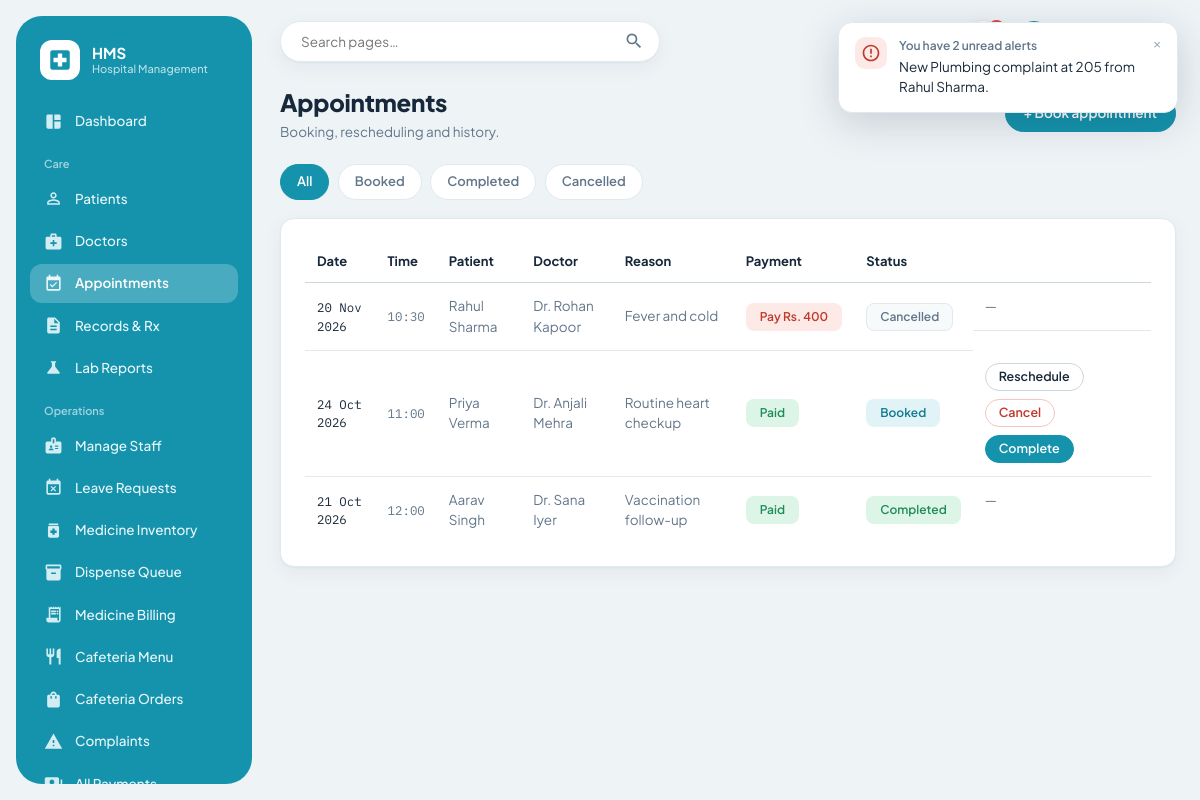
/appointments/ (signed in), run on the app's committed database.
### models.py (models this page shows, shortened)
class User(db.Model):
    __tablename__ = "users"
    id = db.Column(db.Integer, primary_key=True)
    name = db.Column(db.String(120), nullable=False)
    email = db.Column(db.String(160), unique=True, nullable=False)
    password_hash = db.Column(db.String(255), nullable=False)
    role = db.Column(db.String(20), nullable=False)  # patient / doctor / admin / pharmacy
    phone = db.Column(db.String(20))
    created_at = db.Column(db.DateTime, default=datetime.utcnow)
    patient_id = db.Column(db.Integer, db.ForeignKey("patients.id"), nullable=True)
    doctor_id = db.Column(db.Integer, db.ForeignKey("doctors.id"), nullable=True)
    patient_profile = db.relationship("Patient", backref=db.backref("user_account", uselist=False), uselist=False,
                                       foreign_keys=[patient_id])
    doctor_profile = db.relationship("Doctor", backref=db.backref("user_account", uselist=False), uselist=False,
                                      foreign_keys=[doctor_id])

class Appointment(db.Model):
    __tablename__ = "appointments"
    id = db.Column(db.Integer, primary_key=True)
    patient_id = db.Column(db.Integer, db.ForeignKey("patients.id"), nullable=False)
    doctor_id = db.Column(db.Integer, db.ForeignKey("doctors.id"), nullable=False)
    appt_date = db.Column(db.Date, nullable=False)
    appt_time = db.Column(db.String(10), nullable=False)  # "HH:MM"
    reason = db.Column(db.String(255))
    status = db.Column(db.String(20), default="Booked")  # Booked / Completed / Cancelled
    fee = db.Column(db.Float, default=0.0)
    payment_status = db.Column(db.String(20), default="Pending")  # Pending / Paid
    created_at = db.Column(db.DateTime, default=datetime.utcnow)
    medical_record = db.relationship("MedicalRecord", backref="appointment", uselist=False)

class Patient(db.Model):
    __tablename__ = "patients"
    id = db.Column(db.Integer, primary_key=True)
    name = db.Column(db.String(120), nullable=False)
    age = db.Column(db.Integer, nullable=False)
    gender = db.Column(db.String(20), nullable=False)
    phone = db.Column(db.String(20))
    address = db.Column(db.String(255))
    created_at = db.Column(db.DateTime, default=datetime.utcnow)
    appointments = db.relationship("Appointment", backref="patient", lazy=True, cascade="all, delete-orphan")
    medical_records = db.relationship("MedicalRecord", backref="patient", lazy=True, cascade="all, delete-orphan")

class Doctor(db.Model):
    __tablename__ = "doctors"
    id = db.Column(db.Integer, primary_key=True)
    name = db.Column(db.String(120), nullable=False)
    specialization = db.Column(db.String(120), nullable=False)
    phone = db.Column(db.String(20))
    available_days = db.Column(db.String(120))   # e.g. "Mon,Wed,Fri"
    available_time = db.Column(db.String(60))    # e.g. "10:00 - 14:00"
    consultation_fee = db.Column(db.Float, default=500.0)
    created_at = db.Column(db.DateTime, default=datetime.utcnow)
    appointments = db.relationship("Appointment", backref="doctor", lazy=True)
    medical_records = db.relationship("MedicalRecord", backref="doctor", lazy=True)

### routes/appointments.py (the view)
@appointments_bp.route("/")
def list_appointments():
    user = get_current_user()
    status = request.args.get("status", "")
    query = Appointment.query
    if user.role == "doctor":
        query = query.filter_by(doctor_id=user.doctor_profile.id)
    elif user.role == "patient":
        query = query.filter_by(patient_id=user.patient_profile.id)
    if status:
        query = query.filter_by(status=status)
    appts = query.order_by(Appointment.appt_date.desc(), Appointment.appt_time.desc()).all()
    return render_template("appointments/list.html", appointments=appts, status=status, user=user)

### routes/auth_utils.py (called while the page is built)
def get_current_user():
    if "user_id" not in session:
        return None
    if not hasattr(g, "_current_user"):
        g._current_user = User.query.get(session["user_id"])
    return g._current_user

def login_required(roles=None):
    def decorator(view_func):
        @wraps(view_func)
        def wrapped(*args, **kwargs):
            user = get_current_user()
            if user is None:
                flash("Please log in to continue.", "error")
                return redirect(url_for("auth.portal"))
            if roles and user.role not in roles:
                flash("You don't have access to that page.", "error")
                return redirect(url_for("auth.dashboard_redirect"))
            return view_func(*args, **kwargs)
        return wrapped
    return decorator

### templates/appointments/list.html (shortened to what this page needs)
{% extends "base.html" %}
{% block content %}
<div class="page-header">
  <div>
    <h2>{{ 'My Appointments' if user.role != 'admin' else 'Appointments' }}</h2>
    <p class="subtitle">Booking, rescheduling and history.</p>
  </div>
  {% if user.role in ['admin', 'patient'] %}
  <a class="btn btn-primary" href="{{ url_for('appointments.new_appointment') }}">+ Book appointment</a>
  {% endif %}
</div>
<div class="toolbar">
  <div>
    <a class="filter-chip {{ 'active' if not status }}" href="{{ url_for('appointments.list_appointments') }}">All</a>
    <a class="filter-chip {{ 'active' if status == 'Booked' }}" href="{{ url_for('appointments.list_appointments', status='Booked') }}">Booked</a>
    <a class="filter-chip {{ 'active' if status == 'Completed' }}" href="{{ url_for('appointments.list_appointments', status='Completed') }}">Completed</a>
    <a class="filter-chip {{ 'active' if status == 'Cancelled' }}" href="{{ url_for('appointments.list_appointments', status='Cancelled') }}">Cancelled</a>
  </div>
</div>
<div class="panel">
  <table>
    <thead>
      <tr>
        <th>Date</th><th>Time</th>
        {% if user.role != 'patient' %}<th>Patient</th>{% endif %}
        {% if user.role != 'doctor' %}<th>Doctor</th>{% endif %}
        <th>Reason</th><th>Payment</th><th>Status</th><th></th>
      </tr>
    </thead>
    <tbody>
      {% for a in appointments %}
      <tr>
        <td class="mono">{{ a.appt_date.strftime('%d %b %Y') }}</td>
        <td class="mono">{{ a.appt_time }}</td>
        {% if user.role != 'patient' %}<td>{{ a.patient.name }}</td>{% endif %}
        {% if user.role != 'doctor' %}<td>Dr. {{ a.doctor.name }}</td>{% endif %}
        <td class="text-muted">{{ a.reason or '—' }}</td>
        <td>
          {% if a.payment_status == 'Paid' %}<span class="badge badge-completed">Paid</span>
          {% else %}<a class="badge badge-alert" href="{{ url_for('payments.pay', purpose='appointment', reference_id=a.id) }}">Pay Rs. {{ "%.0f"|format(a.fee) }}</a>{% endif %}
        </td>
        <td><span class="badge badge-{{ a.status|lower }}">{{ a.status }}</span></td>
        <td class="table-actions">
          {% if a.status == 'Booked' %}
            {% if user.role in ['admin', 'patient'] %}
              <a class="btn btn-sm" href="{{ url_for('appointments.edit_appointment', appt_id=a.id) }}">Reschedule</a>
              <form method="post" action="{{ url_for('appointments.cancel_appointment', appt_id=a.id) }}"
                    onsubmit="return confirm('Cancel this appointment?');">
                <button class="btn btn-sm btn-danger" type="submit">Cancel</button>
              </form>
            {% endif %}
            {% if user.role in ['admin', 'doctor'] %}
              <form method="post" action="{{ url_for('appointments.complete_appointment', appt_id=a.id) }}">
                <button class="btn btn-sm btn-primary" type="submit">Complete</button>
              </form>
            {% endif %}
          {% else %}
            <span class="text-muted">—</span>
          {% endif %}
        </td>
      </tr>
      {% else %}
      <tr class="empty-row"><td colspan="8">No appointments found.</td></tr>
      {% endfor %}
    </tbody>
  </table>
</div>
{% endblock %}

### static/css/style.css (style rules this page uses)
:root { --bg: #EEF3F6; --panel: #FFFFFF; --panel-soft: #F6FAFB; --ink: #17283A; --muted-ink: #62768A; --faint-ink: #93A3B3; --primary: #1593AD; --primary-dark: #0F7A91; --primary-soft: #E2F3F7; --primary-ink: #0B5E70; --sidebar: #1593AD; --sidebar-ink: #E8F7FA; --sidebar-active: rgba(255, 255, 255, 0.22); --border: #E1E9EE; --border-strong: #CBD7DF; --alert: #C0392B; --alert-bg: #FDE9E6; --alert-border: #F4C6BF; --success: #228B5B; --success-bg: #DDF5E7; --success-border: #B7E6CB; --warn: #A9690B; --warn-bg: #FDF0D0; --warn-border: #F2DB9C; --info-bg: #E2F3F7; --info: #0F7A91; --radius: 14px; --radius-sm: 10px; --shadow: 0 1px 2px rgba(23, 40, 58, 0.04), 0 6px 20px rgba(23, 40, 58, 0.05); --shadow-pop: 0 10px 40px rgba(23, 40, 58, 0.18); --font-ui: "Plus Jakarta Sans", "Nunito Sans", -apple-system, "Segoe UI", system-ui, sans-serif; --font-mono: "IBM Plex Mono", "SFMono-Regular", Menlo, Consolas, monospace; }
* { box-sizing: border-box; }
html, body { margin: 0; padding: 0; background: var(--bg); color: var(--ink); font-family: var(--font-ui); font-size: 14.5px; line-height: 1.5; -webkit-font-smoothing: antialiased; }
a { color: var(--primary-dark); text-decoration: none; }
.page-header { display: flex; align-items: center; justify-content: space-between; margin-bottom: 22px; gap: 16px; flex-wrap: wrap; }
.page-header h2 { font-size: 24px; font-weight: 800; margin: 0 0 2px; letter-spacing: -0.01em; }
.page-header .subtitle { color: var(--muted-ink); font-size: 13.5px; margin: 0; max-width: 640px; }
.btn { display: inline-flex; align-items: center; justify-content: center; gap: 7px; padding: 10px 18px; border-radius: 999px; border: 1px solid var(--border-strong); background: var(--panel); color: var(--ink); font-size: 13.5px; font-weight: 600; font-family: inherit; cursor: pointer; line-height: 1.1; }
.btn-primary { background: var(--primary); border-color: var(--primary); color: #fff; }
.btn-danger { background: var(--panel); border-color: var(--alert-border); color: var(--alert); }
.btn-sm { padding: 6px 13px; font-size: 12.5px; }
.panel { background: var(--panel); border: 1px solid var(--border); border-radius: var(--radius); padding: 22px 24px; box-shadow: var(--shadow); }
table { width: 100%; border-collapse: collapse; font-size: 13.5px; }
thead th { text-align: left; font-weight: 700; color: var(--ink); font-size: 13px; padding: 11px 12px; border-bottom: 1px solid var(--border-strong); white-space: nowrap; }
tbody td { padding: 13px 12px; border-bottom: 1px solid var(--border); vertical-align: middle; color: var(--muted-ink); }
tbody td:first-child, tbody td a { color: inherit; }
tbody tr:last-child td { border-bottom: 0; }
.panel > table, .panel { overflow-x: auto; }
.table-actions { display: flex; gap: 8px; align-items: center; flex-wrap: wrap; }
.table-actions form { margin: 0; }
.mono { font-family: var(--font-mono); font-size: 0.92em; }
.badge { display: inline-block; padding: 4px 13px; border-radius: 8px; font-size: 12px; font-weight: 600; border: 1px solid transparent; white-space: nowrap; }
.badge-booked { background: var(--info-bg); color: var(--info); border-color: transparent; }
.badge-completed { background: var(--success-bg); color: var(--success); }
.badge-cancelled { background: var(--panel-soft); color: var(--muted-ink); border-color: var(--border); }
.badge-alert { background: var(--alert-bg); color: var(--alert); }
.toolbar { display: flex; justify-content: space-between; align-items: center; gap: 12px; margin-bottom: 18px; flex-wrap: wrap; }
.filter-chip { display: inline-block; padding: 7px 16px; border-radius: 999px; border: 1px solid var(--border); background: var(--panel); font-size: 13px; font-weight: 600; color: var(--muted-ink); margin-right: 6px; }
.filter-chip.active { background: var(--primary); color: #fff; border-color: var(--primary); }
.text-muted { color: var(--muted-ink); }

### data on the page
User: role "Appointments"
Appointment: appt_date "20 Nov 2026", appt_time "10:30", patient.name "Rahul Sharma", doctor.name "Rohan Kapoor", reason "Fever and cold", fee "400", status "Cancelled"
Appointment: appt_date "24 Oct 2026", appt_time "11:00", patient.name "Priya Verma", doctor.name "Anjali Mehra", reason "Routine heart checkup", payment_status "Paid", status "Booked"
Appointment: appt_date "21 Oct 2026", appt_time "12:00", patient.name "Aarav Singh", doctor.name "Sana Iyer", reason "Vaccination follow-up", payment_status "Paid", status "Completed"
